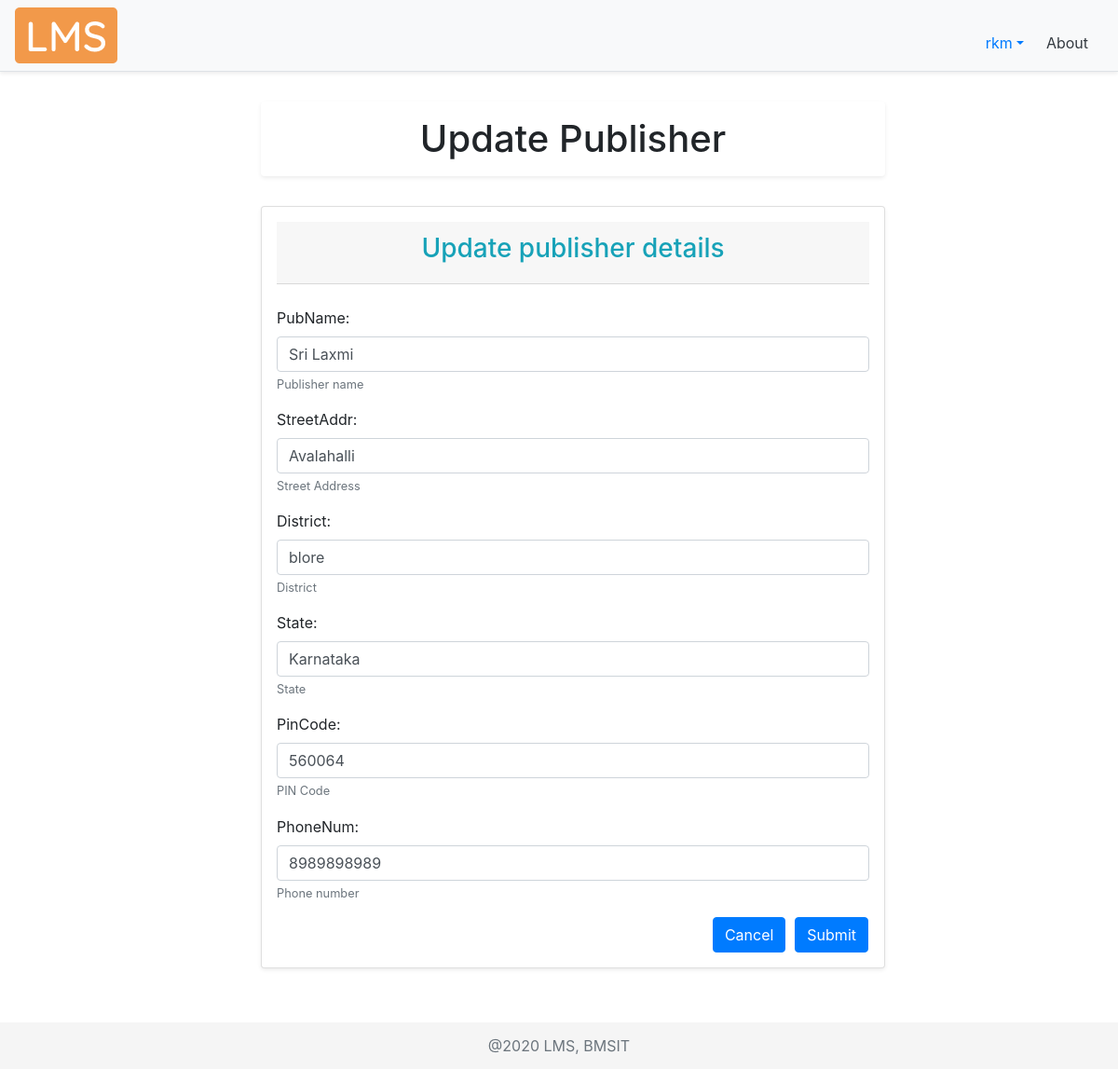
Page /updatepublisherdetails/1/ (signed in) on the committed database.
### account/models.py (models this page shows, shortened)
class Account(AbstractBaseUser):
    COURSES = (
        ("ISE", "Information Science Engineering"),
        ("CSE", "Computer Science Engineering"),
        ("ECE", "Electronics and Communication Engineering"),
        ("ME", "Mechanical Engineering"),
        ("ETE", "Electronics and Telecommunication Engineering"),
        ("EEE", "Electrical and Electronics Engineering"),
        ("CIV", "Civil Engineering"),
        ("MCA", "Master of Computer Applications"),
        ("AI&ML", "Artificial Intelligence and Machine Learning")
    )
    SEM = (
        (1, 1),
        (2, 2),
        (3, 3),
        (4, 4),
        (5, 5),
        (6, 6),
        (7, 7),
        (8, 8),
    )
    email = models.EmailField(verbose_name="email",
                              max_length=50, unique=True, help_text="Email id")
    username = models.CharField(
        max_length=30, unique=True, help_text="Username")
    fName = models.CharField(max_length=20, help_text='First name')
    mName = models.CharField(
        max_length=20, help_text='Middle name', blank=True)
    lName = models.CharField(max_length=20, help_text='Last name', blank=True)
    streetAddr = models.CharField(
        max_length=50, help_text="Street Address", null=True)
    district = models.CharField(max_length=20, null=True, help_text="District")
    state = models.CharField(max_length=20, null=True, help_text="State")
    pinCode = models.CharField(max_length=6, null=True, help_text="PIN Code", validators=[RegexValidator(
        regex='[0-9]{6}', message="Enter a valid Postal Identification Number", code="invalid_pinCode")])
    phoneNum = models.CharField(max_length=10, null=True, blank=True, help_text="Phone number", validators=[
                                RegexValidator(regex='[0-9]{10}', message="Enter a valid Phone Number", code="invalid_phoneNum")])
    USN = models.CharField(max_length=10, null=True, unique=True, blank=True, help_text="University Serial Number", validators=[
                           RegexValidator(regex='[1-4]{1}[a-zA-Z]{2}[0-9]{2}[a-zA-Z]{2}[0-9]{3}', message="Enter a valid USN", code="invalid_USN")])
    course = models.CharField(max_length=50, null=True,
                              choices=COURSES, blank=True, help_text="Branch")
    sem = models.PositiveSmallIntegerField(
        null=True, choices=SEM, blank=True, help_text="Semester")
    salary = models.CharField(max_length=6, null=True, blank=True, help_text="Salary", validators=[
                              RegexValidator(regex='[0-9]{5,6}', message="Enter a valid Salary", code="invalid_salary")])
    date_joined = models.DateTimeField(
        verbose_name='date joined', auto_now_add=True)
    last_login = models.DateTimeField(verbose_name='last login', auto_now=True)
    is_admin = models.BooleanField(default=False)
    is_active = models.BooleanField(default=True)
    is_staff = models.BooleanField(default=False)
    is_superuser = models.BooleanField(default=False)
    USERNAME_FIELD = 'email'
    REQUIRED_FIELDS = ['username', 'fName']
    objects = MyAccountManager()

### libraryApp/models.py (models this page shows, shortened)
class PUBLISHER(models.Model):
    pubName = models.CharField(
        max_length=30, help_text="Publisher name", null=True)
    streetAddr = models.CharField(
        max_length=50, help_text="Street Address", null=True)
    district = models.CharField(max_length=20, help_text="District", null=True)
    state = models.CharField(max_length=20, help_text="State", null=True)
    pinCode = models.CharField(max_length=6, help_text="PIN Code", null=True, validators=[RegexValidator(
        regex='[0-9]{6}', message="Enter a valid Postal Identification Number", code="invalid_pinCode")])
    phoneNum = models.CharField(
        max_length=10, help_text="Phone number", null=True, validators=[
            RegexValidator(regex='[0-9]{10}', message="Enter a valid Phone Number", code="invalid_phoneNum")])

### libraryApp/decorators.py (the view)
    def wrapper_func(request, *args, **kwargs):
        user = request.user
        if not user.is_staff:
            messages.warning(request, "You are not allowed to access the previous requested page")
            return redirect("dashboard")
        else:
            return view_func(request, *args, **kwargs)

### libraryApp/forms.py
class AddPublisherForm(ModelForm):
    class Meta:
        model = PUBLISHER
        fields = '__all__'

### libraryApp/views.py (called while the page is built, shortened)
@login_required(login_url='signin')
@staff_only_allowed
def updatePublisherDetails(request, pubID):
    publisherDetails = 'libraryApp/add_publisher_details.html'
    publishers = PUBLISHER.objects.get(id=pubID)
    print("PUBID", pubID)
    addPublisherForm = AddPublisherForm(instance=publishers)
    context = {
        'publishers': publishers,
        'addPublisherForm': addPublisherForm,
        'option': 'Update'
    }
    return render(request, publisherDetails, context)

### libraryApp/templates/libraryApp/add_publisher_details.html (shortened to what this page needs)
{% extends 'libraryApp/add_book_template.html' %}
{% load static %}
{% load widget_tweaks %}
{% block content %}
<div class="container">
<h1 class="text-center shadow-sm p-3 bg-white rounded">{{option}} Publisher</h1>
<br>
    <div class="card card-body shadow-sm p-3 bg-white rounded">
        <form method="POST">
            <div class="card-header text-center">
                <h3 class="text-info">{{option}} publisher details</h3>
            </div>
            <br>
            <div class="" id="addPubForm">
  {% for field in addPublisherForm.visible_fields %}
    <div class="form-group">
      {{ field.label_tag }}
      {% if addPublisherForm.is_bound %}
        {% if field.errors %}
          {% render_field field class="form-control is-invalid" %}
          {% for error in field.errors %}
            <div class="invalid-feedback">
              {{ error }}
            </div>
          {% endfor %}
        {% else %}
          {% render_field field class="form-control is-valid" %}
        {% endif %}
      {% else %}
        {% render_field field class="form-control" %}
      {% endif %}
      {% if field.help_text %}
        <small class="form-text text-muted">{{ field.help_text }}</small>
      {% endif %}
    </div>
  {% endfor %}
            </div>
            <div class="row justify-content-end">
                <a href="javascript:window.history.back()"><button type="button" class="btn btn-primary"
                        style="margin-right: 10px;">Cancel</button></a>
                <button type="submit" class="btn btn-primary mr-3">Submit</button>
            </div>
        </form>
    </div>
</div>
<br>
{% endblock %}

### libraryApp/templates/libraryApp/navbar.html (shortened to what this page needs)
{% load static %}
    <div class="d-flex flex-column flex-md-row align-items-center p-2 px-md-3 mb-2 bg-light border-bottom shadow-sm">
      <img class="logo my-0 mr-md-auto font-weight-normal" src="{% static '/img/lms.png' %}" alt="LMS Logo">
        <nav class="nav mt-3 mr-2">
            <div class="nav-item dropdown">
              <a class="nav-link dropdown-toggle" data-toggle="dropdown" role="button">{{request.user.username}}</a>
            </div>
            <a class="p-2 text-dark" href="{% url 'about' %}">About</a>
        </nav>
    </div>

### static/css/main.css (style rules this page uses)
html { position: relative; min-height: 100%; }
body { margin-bottom: 60px; background-color: #fff; }

### libraryApp/templates/libraryApp/add_book_template.html (style rules this page uses)
.container { width:700px; }

### rows in the picture
Account: user.username "rkm"
PUBLISHER: pubName "Sri Laxmi" "Avalahalli" "blore" "Karnataka" "560064" "8989898989"

### other values in the picture
{{ option }} "Update"
{{ field.label_tag }} "PubName:" "StreetAddr:" "District:" "State:" "PinCode:" "PhoneNum:"
{{ field.help_text }} "Publisher name" "Street Address" "District" "State" "PIN Code" "Phone number"
